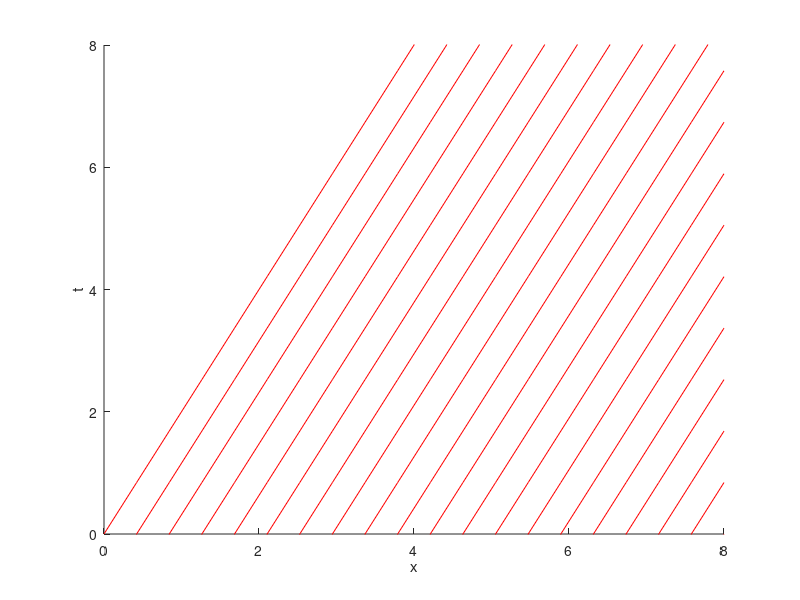
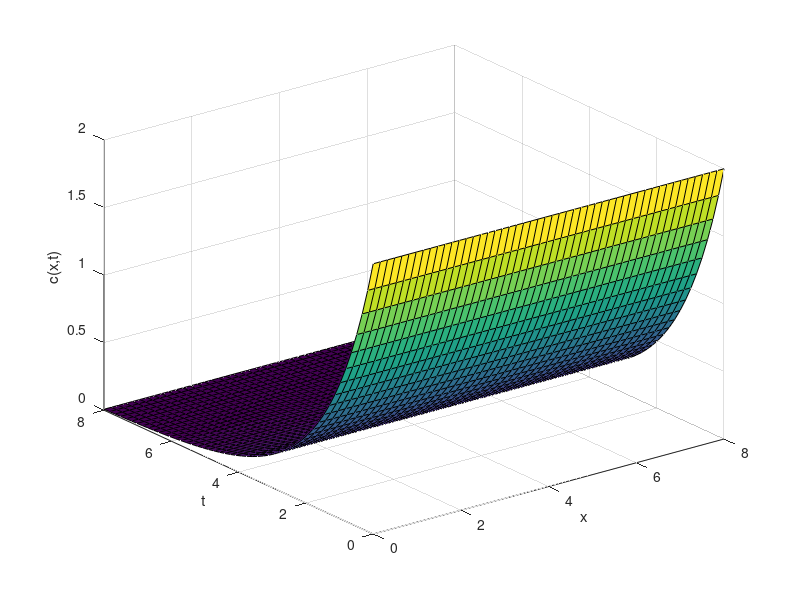

The MATLAB source for these figures, in order:
% Calcolo Scientifico
% Terzo Progetto
% Secondo Esercizio
% Secondo Punto
% Legge di Conservazione

clear all, close all

xmin=0; xmax=8;
x=linspace(xmin,xmax,20);
a=1/2; % velocita' di propogazione del onda
gamma=0.7;
g=@(x)x*0; % condizione iniziale c(x,0)

% grafico delle linee caratteristiche
figure(1), hold on

x0=x;
for i=x0
    t=(x-i)/a; 
    plot(x,t,'r');
end
xlabel('x');
ylabel('t');
axis([xmin xmax 0 8]) %, axis equal
hold off

% grafico della soluzione 3D
x=linspace(xmin,xmax,50);
t=linspace(0,8,50);

for it=1:numel(t)
    for ix=1:numel(x)
        x0=x(ix)-a*t(it); % piede della caratteristica per (x(ix),t(it))
        t0=(x(ix)-x0)/a;
        %c(ix,it)=2*exp(-gamma*t0)*(x0>a*t0)+0*(x0<a*t0);
        c(ix,it)=2*exp(-gamma*t0);
    end
end

% grafico della soluzione in assi (x,t,c(x,t))
figure(2), [XX,TT]=meshgrid(x,t);
surf(XX,TT,c');
xlabel('x');
ylabel('t');
zlabel('c(x,t)');

